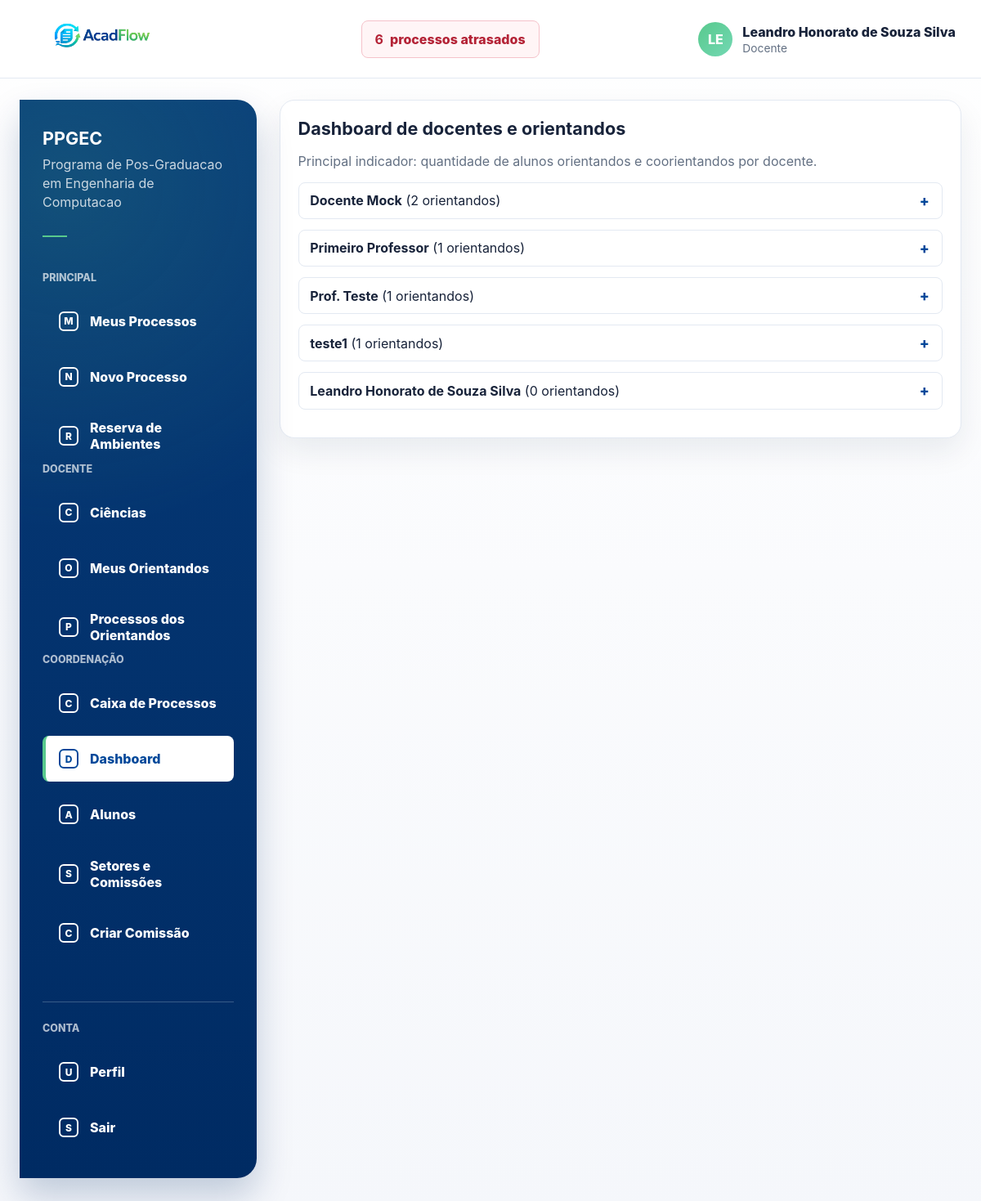
The page /coordenacao/dashboard/ (signed in) on the database its author committed.
### processos/models.py (models this page shows, shortened)
class User(AbstractUser):
    class TipoUsuario(models.TextChoices):
        ALUNO = "ALUNO", "Aluno"
        DOCENTE = "DOCENTE", "Docente"
        SERVIDOR = "SERVIDOR", "Servidor"
    username = None
    first_name = None
    last_name = None
    nome = models.CharField(max_length=255)
    email = models.EmailField(unique=True)
    polo_atuacao = models.ForeignKey(
        "Polo",
        on_delete=models.SET_NULL,
        null=True,
        blank=True,
        related_name="servidores",
    )
    tipo_usuario = models.CharField(
        max_length=20,
        choices=TipoUsuario.choices,
        default=TipoUsuario.SERVIDOR,
    )
    USERNAME_FIELD = "email"
    REQUIRED_FIELDS = ["nome"]
    objects = UserManager()
    class Meta:
        ordering = ["nome", "email"]

class Docente(User):
    externo = models.BooleanField(default=False)
    permanente = models.BooleanField(default=False)
    coordenador = models.BooleanField(default=False)
    class Meta:
        verbose_name = "Docente"
        verbose_name_plural = "Docentes"

### processos/views.py (the view)
# urls.py: path("coordenacao/dashboard/", coordenacao_dashboard_view, name="coordenacao_dashboard"),
@login_required
def coordenacao_dashboard_view(request):
    if not _can_view_dashboard(request.user):
        raise PermissionDenied("Acesso restrito a coordenadores e servidores.")
    trajetorias_ativas = TrajetoriaAcademica.objects.filter(
        status=TrajetoriaAcademica.Status.ATIVA,
    ).select_related("aluno")
    docentes = (
        Docente.objects.prefetch_related(
            Prefetch(
                "trajetorias_orientadas",
                queryset=trajetorias_ativas,
                to_attr="trajetorias_orientadas_ativas",
            ),
            Prefetch(
                "trajetorias_coorientadas",
                queryset=trajetorias_ativas,
                to_attr="trajetorias_coorientadas_ativas",
            ),
        )
        .annotate(
            total_orientandos=Count(
                "trajetorias_orientadas__aluno",
                filter=Q(trajetorias_orientadas__status=TrajetoriaAcademica.Status.ATIVA),
                distinct=True,
            ),
            total_coorientandos=Count(
                "trajetorias_coorientadas__aluno",
                filter=Q(trajetorias_coorientadas__status=TrajetoriaAcademica.Status.ATIVA),
                distinct=True,
            ),
        )
        .order_by("-total_orientandos", "nome")
    )
    return render(
        request,
        "processos/coordenacao_dashboard.html",
        {
            "docentes": docentes,
            "is_coordenador": _is_coordenador(request.user),
            "has_gestao_access": True,
            "can_view_dashboard": _can_view_dashboard(request.user),
            "can_view_processos": _can_view_processos(request.user),
            "can_view_caixa": _can_view_caixa(request.user),
        },
    )

### processos/context_processors.py (called while the page is built)
def processos_atrasados(request):
    if not request.user.is_authenticated:
        return {}
    return {
        "processos_atrasados_count": processos_atrasados_queryset(request.user).count(),
        "processos_atrasados_url": processos_atrasados_url(request.user),
    }

def _is_docente(user):
    return user.is_authenticated and user.tipo_usuario == User.TipoUsuario.DOCENTE

def _is_servidor(user):
    return user.is_authenticated and user.tipo_usuario == User.TipoUsuario.SERVIDOR

def _is_coordenador(user):
    if not _is_docente(user):
        return False
    try:
        return bool(user.docente.coordenador)
    except Docente.DoesNotExist:
        return False

def _has_gestao_access(user):
    return _is_coordenador(user) or _is_servidor(user)

def _can_view_processos(user):
    return _is_coordenador(user) or _is_servidor(user)

def _can_view_caixa(user):
    return (
        _is_servidor(user)
        or SetorMembro.objects.filter(usuario=user, data_saida__isnull=True, setor__ativo=True).exists()
    )

def _has_setor_membership(user):
    return SetorMembro.objects.filter(usuario=user, data_saida__isnull=True, setor__ativo=True).exists()

def _is_membro_setor_nome(user, nome):
    return SetorMembro.objects.filter(
        usuario=user,
        data_saida__isnull=True,
        setor__ativo=True,
        setor__nome=nome,
    ).exists()

def _menu_item(label, href, url_names, icon):
    return {
        "label": label,
        "href": href,
        "url_names": url_names,
        "icon": icon,
    }

def _menu_lateral_items(user):
    sections = _menu_lateral_sections(user)
    if not sections:
        return []
    items = []
    for section in sections:
        items.extend(section["items"])
    return items

### processos/services.py (called while the page is built, shortened)
def processos_atrasados_base_queryset():
    return Processo.objects.filter(
        prazo_limite__lt=timezone.localdate(),
    ).exclude(status=Processo.StatusProcesso.FINALIZADO)

def processos_atrasados_queryset(user):
    queryset = processos_atrasados_base_queryset()
    if not user.is_authenticated:
        return queryset.none()
    if user.tipo_usuario == User.TipoUsuario.SERVIDOR:
        return queryset
    if user.tipo_usuario == User.TipoUsuario.DOCENTE:
        is_coordenador = Docente.objects.filter(pk=user.pk, coordenador=True).exists()
        if is_coordenador:
            return queryset
    return queryset.filter(usuario_criado_por=user)

### processos/views.py (called while the page is built)
def _has_gestao_access(user):
    return _is_coordenador(user) or _is_servidor(user)

### templates/processos/coordenacao_dashboard.html (shortened to what this page needs)
{% extends "base.html" %}
{% block content %}
<section class="card">
    <h1 class="section-title">Dashboard de docentes e orientandos</h1>
    <p class="muted">Principal indicador: quantidade de alunos orientandos e coorientandos por docente.</p>
    {% if docentes %}
        {% for docente in docentes %}
            <details class="docente-item">
                <summary>
                    <span>
                        <strong>{{ docente.nome }}</strong> ({{ docente.total_orientandos }} orientandos)
                    </span>
                    <span class="docente-toggle" aria-hidden="true"></span>
                </summary>
            </details>
        {% endfor %}
    {% else %}
        <p class="muted">Nenhum docente encontrado.</p>
    {% endif %}
</section>
{% endblock %}

### templates/base.html (shortened to what this page needs)
{% load static %}
<!doctype html>
<html lang="pt-BR">
<head>
    <link rel="stylesheet" href="{% static 'css/app.css' %}">
</head>
<body>
<div class="app-shell">
    {% if user.is_authenticated %}
        <header class="topbar">
            <div class="container topbar-content">
                <a class="brand" href="{% url 'home' %}" aria-label="AcadFlow">
                    <img class="brand-logo" src="{% static 'img/acadflow-logo.png' %}" alt="AcadFlow">
                </a>
                <a class="overdue-link" href="{{ processos_atrasados_url }}">
                    <strong>{{ processos_atrasados_count|default:0 }}</strong>
                    <span>processos atrasados</span>
                </a>
                <details class="user-menu">
                    <summary class="user-chip">
                        <span class="avatar" aria-hidden="true">{{ user.nome|default:user.email|slice:":2"|upper }}</span>
                        <span class="user-meta">
                            <span class="user-name">{{ user.nome }}</span>
                            <span class="user-role">{{ user.get_tipo_usuario_display }}</span>
                        </span>
                    </summary>
                </details>
            </div>
        </header>
    {% endif %}
    <main class="main-area">
        <div class="container">
            {% if user.is_authenticated %}
                <div class="layout">
                    <aside class="sidebar" aria-label="Menu principal">
                        <div class="sidebar-program">
                            <strong>PPGEC</strong>
                            <span>Programa de Pos-Graduacao em Engenharia de Computacao</span>
                            <span class="sidebar-rule"></span>
                        </div>
                        {% for section in nav_menu_sections %}
                            <p class="sidebar-label">{{ section.label }}</p>
                            <ul class="side-menu">
                                {% for item in section.items %}
                                    <li>
                                        <a class="{% if request.resolver_match.url_name in item.url_names %}is-active{% endif %}" href="{{ item.href }}">
                                            <span class="side-icon">{{ item.icon }}</span>
                                            {{ item.label }}
                                        </a>
                                    </li>
                                {% endfor %}
                            </ul>
                        {% endfor %}
                        <div class="sidebar-footer">
                            <p class="sidebar-label">Conta</p>
                            <ul class="side-menu">
                                <li>
                                    <a class="{% if request.resolver_match.url_name == 'me' %}is-active{% endif %}" href="{% url 'me' %}">
                                        <span class="side-icon">U</span>
                                        Perfil
                                    </a>
                                </li>
                                <li>
                                    <form method="post" action="{% url 'logout' %}" class="side-form">
                                        <button type="submit">
                                            <span class="side-icon">S</span>
                                            Sair
                                        </button>
                                    </form>
                                </li>
                            </ul>
                        </div>
                    </aside>
                    <section class="content-area">
            {% endif %}
            {% block content %}{% endblock %}
            {% if user.is_authenticated %}
                    </section>
                </div>
            {% endif %}
        </div>
    </main>
</div>
</body>
</html>

### templates/processos/coordenacao_dashboard.html (style rules this page uses)
.docente-item { margin-bottom: 0.8rem; }
.docente-item summary { list-style: none; cursor: pointer; border: 1px solid var(--color-border); border-radius: var(--radius-sm); padding: 0.7rem 0.85rem; background: #ffffff; display: flex; align-items: center; justify-content: space-between; gap: 0.8rem; }
.docente-toggle { font-weight: 800; color: var(--color-primary); font-size: 1.1rem; min-width: 1rem; text-align: center; }
.docente-item:not([open]) .docente-toggle::before { content: "+"; }

### rows shown on the page
User: nome "LE", nome "Leandro Honorato de Souza Silva", tipo_usuario "Docente"
Docente: nome "Docente Mock", total_orientandos "2"
Docente: nome "Primeiro Professor", total_orientandos "1"
Docente: nome "Prof. Teste", total_orientandos "1"
Docente: nome "teste1", total_orientandos "1"
Docente: nome "Leandro Honorato de Souza Silva", total_orientandos "0"

### other values the page prints
{{ processos_atrasados_count|default:0 }} "6"
{{ section.label }} "PRINCIPAL" "DOCENTE" "COORDENAÇÃO"
{{ item.icon }} "M" "N" "R" "C" "O" "P" "C" "D" "A" "S" "C"
{{ item.label }} "Meus Processos" "Novo Processo" "Reserva de Ambientes" "Ciências" "Meus Orientandos" "Processos dos Orientandos" "Caixa de Processos" "Dashboard" "Alunos" "Setores e Comissões" "Criar Comissão"
